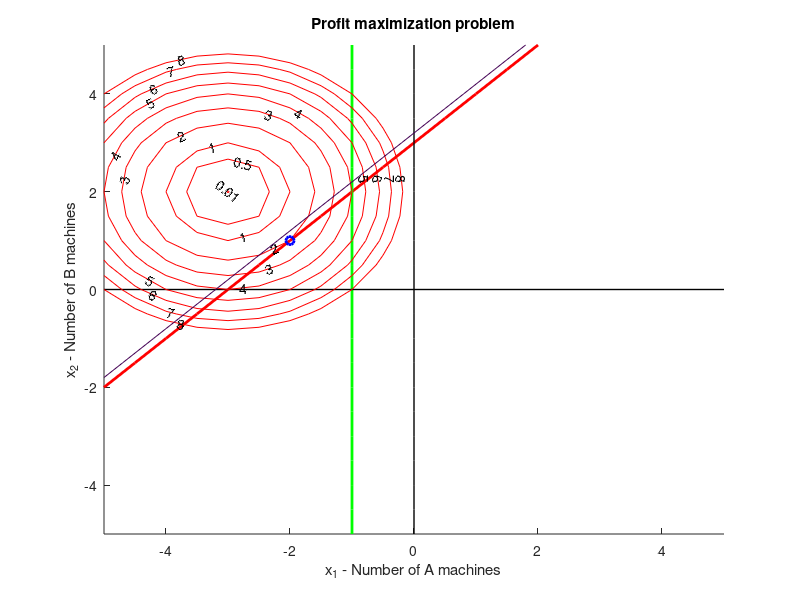

Source code (MATLAB): (Note: this script raises an error after producing the figure.)
%OPTIMIZATION 
%%CA - LECTURE 1 - DETERMINE THE OPTIMUM SOLUTION TO THE PROBLEM USING GRAPHICAL
%METHOD FOR ANY EQUATION
    clear; clc; close all;

%GRID %***CHANGE THIS ACCORDINGLY
    [x1,x2] = meshgrid(-5:0.5:5.0, -5:0.5:5.0);     

% PROBLEM DESCRIPTION %***CHANGE THIS BASED ON PROBLEM

%REMEMBER USE THESE OPERATORS ".*", "./", ".^"  
%CHANGE THIS SECTION
    P = (x1+3).^2+(-x2+2).^2;  %function
    g1 = -x1+x2-3;
    g2 = x1+1;  
    %g3 = ....; 
    %g4 = ....;
    %g5 =...;
    
%DIPLAY X - AXIS
    x_axis=x1;
    y_axis=x2;
    

%GRAPH SET UP
    cla reset  % Initialization statements; these do not need to end by a semicolon
    axis auto  % Minimum and maximum values for axes are determined automatically
               % Limits for x- and y-axes may also be specified with the command
                %axis ([xmin xmax ymin ymax])
    
    
    % Specifies labels for x- and y-axes
    xlabel('x_1 - Number of A machines'), ylabel('x_2 - Number of B machines')          
    title ('Profit maximization problem') % Display a title for the problem
    hold on    % Retains the current plot and axes properties for all subsequent plots

%PLOT CONSTRAIN FUNCTION %***CHANGE THIS (ELIMINATE OR ADD BASED ON
    %CONSTRAIN AND CHANGE POSITION OF THE TEXT
    % Use the "contour" command to plot cost and constraint functions
    cv1 = [0 0];                                       
    const1 = contour(x1,x2,g1,cv1,'r', 'linewidth',2);
    const2 = contour(x1,x2,g2,cv1,'g', 'linewidth',2);  
    %const3 = contour(x1,x2,g3,cv1,'y', 'linewidth',2);
    %const4 = contour(x1,x2,g4,cv1,'b', 'linewidth',2);  
    %const5 = contour(x1,x2,g5,cv1,'v', 'linewidth',2);   
    
%PLOT X AND Y AXIS
    constX1 = contour(x1,x2,x_axis,cv1,'k', 'linewidth',1);
    constX2 = contour(x1,x2,y_axis,cv1,'k', 'linewidth',1);  
    
%COUNTOURS GRAPH FOR FUNCTION
    fv = [0.01,0.5,1, 2,3, 4, 5, 6,7, 8];                %***CHANGE THIS % % Contour levels
    [fs, fh] = contour(x1,x2,P,fv,'r');                 % 'r' specifies red lines for profit function contours
    clabel(fs, fh)                                      % Automatically puts the contour value on the graph

%MANUALLY IMPUT POSITION OF THE OPTIMUL 
    % %***CHANGE THIS - AFTER YOU WORK OUT THE OPTIMUM
    a=-2; %x1
    b=1;  %x2
    
    Optimal_Values=[a b]

%PLOT OPTIMUM    
    plot(a,b,'bo','linewidth',2) ;

% Finally, we plot the constraint functions minus a small number in order
% to indicate the feasible domain clearly on the plot - add shadings
    contour(x1,x2,g1-0.2,cv1,'Color',[.8 .8 .8], 'linewidth',3);  % Plots g1-0.25 in order to indicate feasible space
    contour(x1,x2,g2-0.2,cv1,'Color',[.8 .8 .8], 'linewidth',3);  % Plots g2-0.015 in order to indicate feasible space
    %contour(x1,x2,g3-0.2,cv1,'Color',[.8 .8 .8], 'linewidth',3);  % Plots g3-0.015 in order to indicate feasible space
    %contour(x1,x2,g4-0.2,cv1,'Color',[.8 .8 .8], 'linewidth',3);  % Plots g4-0.2 in order to indicate feasible space
    %contour(x1,x2,g5-0.2,cv1,'Color',[.8 .8 .8], 'linewidth',3);  % Plots g5-0.2 in order to indicate feasible space

%RE-PLOT OPTIMUM
    plot(a,b,'bo','linewidth',2); 

% Add legends to the plot
legend('g_1(x)','g_2(x)','x_1- axis', 'x_2- axis', 'f(x)', 'Optimum','AutoUpdate','off'); 

hold off                             % Indicates end of this plotting sequence
                                     % Subsequent plots will appear in separate windows
%% CA - LECTURE 5 EXAMPLE1 CONVERT TO LINEAR OPTIMISATION LP FORM - FIND x,b,C,A
%Also called STANDARD LINEAR PROBLEM DEFINITION
clc,clear all 

syms x1 x2

%PROBLEM FORMULATION ***Change this 
    %Function
    f=-5*x1+2*x2;   

    %s.t. Subject to the following constrains ***Change this 
    g1=-x1+x2; %g1 <=6
    b1=6;

    g2=x1/2+x2; %g2<=10
    b2=10;

    g3=-(-2*x1+x2); %g3<=20 --> this was changed from -2*x1+x2>=-20 you change sign both ways
    b3=20;

%STEP 1 - ELIMINATE UNRESTRICTED VARIABLE - NOT REQUIRED HERE
    %x3 is free sign == unrestricted variable, introduce 2 more variables x4 x5:
    %x3=x4-x5; %where x4>=0 and x5>=0
    % syms x4 x5
    % f=subs(f,x3,x4-x5); %sub in function f, x3, with x4-x5
    % g1=subs(g1,x3,x4-x5);
    % g2=subs(g2,x3,x4-x5);
    %now all xk>=0;

%STEP 2 introducing surplus variables x6 x7 x8
    syms x6 x7 x8
    %the surplus variable are used to convert inequality to equality constrain
    %***Change this maybe - based on how many g you have
    g1=g1+x6; 
    g2=g2+x7;
    g3=g3+x8;

%STEP 3 convert to matrix form f(x)=c'*x s.t. A*x=b all x>=0
     x=[x1 x2 x6 x7 x8] %***Change this maybe
     b=[b1;b2;b3]       %***Change this maybe
     c=equationsToMatrix(f,x)'
     A1=equationsToMatrix(g1,x);
     A2=equationsToMatrix(g2,x);
     A3=equationsToMatrix(g3,x);

     A=[A1;A2;A3]       %***Change this maybe
     
 %continue with the exel
                                     
%% C(x) MATRIX SOLVER - Find Hessian H(x) and C(x)- non linear
clc, clear all, close all
%Set unknown
syms x1 x2

%Function
    %f=3*(x1)^2+2*(x1)*(x2)+2*(x2)^2+7
    f=(x1-x2)^2 + (x1-2)^2 +7
    
%Differentiations
a=diff(f,x1);  %df_dx1
b=diff(f,x2);  %df_dx2

c=diff(a,x1);   %2f_d2x1
d=diff(b,x2);   %d2f_d2x2

e=diff(a,x2);   %d2f_d2x1x2
f=diff(b,x1);   %d2f_d2x2x1


% Find c(x)
c_x=[a;b];

% Find H(x)
H_x=[c e;f d];

%Display
c_x

H_x

%Eigen Values
lambda=eig(H_x);
Lamb1=lambda(1,1)
Lamb2=lambda(2,1)                                     
                                     %% Gradient and hessian vector
clc, clear all
syms x1 x2 x3 x4

    % cost function
f=2*x1^2+2*x2^2-5*x1*x2;
    % initial values
x1_initial=1;
x2_initial=1;
% x3_initial=
% x4_initial=
initial_point=[x1_initial; x2_initial];
    % vector direction
%d=[0.1; -0.1]
   % target point 
x1_new=1.2;
x2_new=0.8;
new_point=[x1_new; x2_new]
d=new_point-initial_point
dT=transpose(d)
   
cT=gradient(f) % defined as array (1xn) = already transposed
cT_initial=vpa(subs(cT,[x1,x2],[x1_initial x2_initial]))%substitute from symbolic to numeric
H=hessian(f)
H_initial=subs(H,[x1,x2],[x1_initial x2_initial]) %substitute from symbolic to numeric
%eigen_values=eig(H_initial)
%if the eigen values have different signs A is indefinite, the gradient of the quadratic
%function gradF=A*x or H = A;
%if both are positive -> H(xp)=0 ; xp=local minimum
%if both are negative -> xp= local maximum
%if H(x) does not depend on variables -> constant -> global minimum/maximum
f_initial=subs(f,[x1,x2],[x1_initial, x2_initial]);
taylor_approx=f_initial+dot(cT_initial,d)+0.5*(dT*H_initial)*d;
f_approx=vpa(taylor_approx) %convert a fraction into number
f_exact=vpa(subs(f,[x1,x2],[x1_new, x2_new]))
error=(abs(subs(f,[x1,x2],[x1_new,x2_new])-taylor_approx)/subs(f,[x1,x2],[x1_new,x2_new]))
%% Lagrangian with inequality constrains exercise 6.67
clear, clc, close all
syms u1 u2 v s1 s2 x1 x2 x3 x4 x5 x6

    %objective function
    f=(x1+1)^2+(-x2+1)^2;
%     %inequality constrain function
    g1=x1+0.5*x2-2;
    g2=1-x1;

% definition of lagragian ec. L=f+v*h+u*(g+s^2)
 L=f+u1*(g1+s1^2)+u2*(g2+s2^2);
 %this expression prints out what to put in the Lagragian iteration solver
 %function. 
 % REMEMBER TO CHANGE x1...xN to x(1)...x(n)
subs(gradient(L, [x1, x2, u1, u2, s1, s2]),[x1, x2, u1, u2, s1, s2],[x1 x2 x3 x4 x5 x6])
%% example 10.2
clc, clear, close all 
syms x1 x2 alpha
f=3*x1^2+2*x1*x2+2*x2^2+7;
c=gradient(f,[x1 x2]);
c_initial=subs(c,[x1 x2],[1 2]);
d=[-1,-1];
necessary_condition=dot(c_initial,d);
%its negative, meaning its a decreasing direction
f_x=subs(f,[x1 x2],[1 2]);
x_initial=[1 2];
x_k1=x_initial+alpha*d;
f_k1=expand(subs(f,[x1 x2],[x_k1(1) x_k1(2)])); %line search f(alpha)
step_size=solve(diff(f_k1,alpha),alpha);
x_k1=subs(x_k1,alpha,step_size)

%% example 10.4
clc, clear all
syms x1 x2 alpha
f=x1^2+x2^2-2*x1*x2;
x_initial=[1 0];
k=0;
epsilon=0.0001;
c=gradient(f,[x1 x2]);
c_k=subs(c,[x1 x2],[x_initial(1:2)]);
%lenght of the gradient = norm 
%chec
if norm(c_k)>epsilon
disp('continue');
d=-c_k;
x_k1=x_initial+alpha*d';
%update f(alpha)
f_k1=expand(subs(f,[x1 x2],x_k1(1:2)));
step_size=solve(diff(f_k1,alpha),alpha);
diff(diff(f_k1)); %curvature check >0
else    disp('stop');
end
x_k1=subs(x_k1,alpha,step_size);
c_k1=subs(c,[x1 x2],x_k1(1:2));
d_k1=-c_k1

%% 10.4
clc, clear all, close all
syms x1 x2 x3
f=x1^2+2*x2^2+2*x3^2+2*x1*x2+2*x2*x3;
c=gradient(f,[x1 x2 x3]);
c_x0=subs(c,[x1 x2 x3],[1 2 3]);
d=[-3 10 -12];
nec_condition=dot(c_x0,d);
%% 10.22
clc, clear all, close all
syms x1 x2 x3 alpha
f=(x1-2)^2+(x2-1)^2;
x0=[4 4];
d=[-4 -6];
x_k1=x0+alpha*d;
f_alpha=expand(subs(f,[x1 x2],[x_k1]));
f_grad_alpha=gradient(f_alpha);
alpha_opt=solve(f_grad_alpha,alpha);
x_k1=subs(x_k1,alpha,alpha_opt)
f_x0=subs(f,[x1 x2],x0)
f_xk1=subs(f,[x1 x2],x_k1)


%% 10.32
%Using equal interval search increase alpha by d=0.05 until the function
%doesnt increase any more
clc, clear all, close all
syms x1 x2 x3 alpha
f_alpha=52*alpha^2 - 52*alpha + 13; %saved in function exercise10_32
d=0.05;
alpha0=0;
f_alpha_k0=subs(f_alpha,alpha,alpha0);
alpha_k1=alpha0+d;
i=1;
%f_alpha_k1=exercise10_32(alpha)
f_alpha_k1=subs(f_alpha,alpha,alpha_k1);
while f_alpha_k0>f_alpha_k1
f_alpha_k0=f_alpha_k1;
alpha_k1=alpha_k1+d;
f_alpha_k1=subs(f_alpha,alpha,alpha_k1);
i=i+1;
end
lower_bound=f_alpha_k0;
upper_bound=f_alpha_k1;
lower_alpha=alpha_k1-2*d
upper_alpha=alpha_k1
i
%% 10.42 golden section method
clc, clear all, close all
syms x1 x2 x3 alpha
%f_alpha_ex=52*alpha^2 - 52*alpha + 13; %saved in function exercise10_32
d=0.05;
alpha0=0;
epsilonGS = 0.001; % Convergence criteria in golden section (GS) search
nMaxGSIter = 100;  % Maximum number of iterations to use in golden section search
% with an arrow in next line we can run everythin untill then
% that allows us to step in and check how the loops updates in the Golden
% section function
% in the lin 77 defines the interval with a__u and u_l, placing the mouse
% over those we can check the values
[alpha, f_alpha] = GoldenSection(@exercise10_32, d, epsilonGS, nMaxGSIter)

%% 10.52 steepest method    di=-ci
clc, clear all, close all 
format short g
syms x1 x2 alpha
f_x=(x1-x2)^2+(x1-2)^2+7;
x0=[-1 1];
c=gradient(f_x,[x1 x2]);
c0=subs(c,[x1 x2],[x0]);
check0=norm(c0); % STOP SEARCHING CRITERIA: since its not zero (>epsilon), the vectors length >0; then x0 its not minimum point
%steepest means going perpendicular to the slope
%remember that two vectors with oposite signs are perpendicular¿?¿?¿?¿?
d0=-c0;
xk1=x0+alpha*d0';
f_alpha=expand(subs(f_x,[x1 x2],xk1));
%optimal alpha
alpha_opt=solve(diff(f_alpha,alpha));
epsilon=0.001;
d=0.05;
[alpha_0,f_alpha_0]=GoldenSection(@exercise10_52,d,epsilon,1000);
alpha_0=round(alpha_0*10^2)/10^2;
xk1=subs(xk1,alpha,alpha_0);
c1=subs(c,[x1 x2],[xk1]);
check1=norm(c1); % continue until norm(c)=0 or <epsilon

d1=-c1;
xk2=xk1+alpha*d1';
f_alpha2=expand(subs(f_x,[x1 x2],xk2))
alpha_opt1=solve(diff(f_alpha2,alpha));
xk2=subs(xk2,alpha,alpha_opt1);
f_xk2=subs(f_x,[x1 x2],xk2);

%% example 10.6 of conjugate method lecture 4
clc
syms x1 x2 x3 alpha
f=x1^2+2*x2^2+2*x3^2+2*x1*x2+2*x2*x3;
x0=[2 4 10];
    % first step C(x0) same as steepest
c=gradient(f,[x1 x2 x3]);
c0=subs(c,[x1 x2 x3],[x0]);
% check lenght of c is greater than epsilon for notstopping criteria
l_c0=norm(c0); % 63.6>epsilon, dont stop the music
d0=-c0'; %remember to convert from vector to array
xk1=x0+alpha*d0;
f_alpha=subs(f,[x1 x2 x3],xk1);
alpha0=solve(diff(f_alpha),alpha);
xk1=double(subs(xk1,alpha,alpha0));
    % second step gradient and cost at xk1
c1=double(subs(c,[x1 x2 x3],xk1));
f1=double(subs(f,[x1 x2 x3], xk1));
l_c1=norm(c1); %check its greater than epsilon, otherwise stop
beta1=double((norm(c1)/norm(c0))^2);
d1=double(-c1'+beta1*d0);%remember to transpose c from vector to array
xk2=xk1+alpha*d1;
alpha1=double(solve(diff(subs(f,[x1 x2 x3],xk2))));
xk2=double(subs(xk2,alpha,alpha1));
f2=double(subs(f,[x1 x2 x3],xk2));
    %third step, next iteration
c2=double(subs(c,[x1 x2 x3],xk2));
l_c2=norm(c2);% 


%% 10.68 conjugate method exercise lecture 4   
% d(k)=-c(k)+b(k)*d(k-1) where b=beta= ( norm(c(k)) / norm(c(k-1)) )^2
clc
syms x1 x2 
f=x1^2+2*x2^2-4*x1-2*x1*x2;
x0=[1 1];
% complete two iterations

    % first step C(x0) same as steepest
c=gradient(f,[x1 x2]);
c0=subs(c,[x1 x2],[x0]);
% check lenght of c is greater than epsilon for notstopping criteria
l_c0=norm(c0); % 63.6>epsilon, dont stop the music
d0=-c0'; %remember to convert from vector to array
xk1=x0+alpha*d0;
f_alpha=subs(f,[x1 x2],xk1);
alpha0=solve(diff(f_alpha),alpha);
xk1=double(subs(xk1,alpha,alpha0));
 % second step gradient and cost at xk1
c1=double(subs(c,[x1 x2],xk1));
f1=double(subs(f,[x1 x2], xk1));
l_c1=norm(c1); %check its greater than epsilon, otherwise stop
beta1=double((norm(c1)/norm(c0))^2);
d1=double(-c1'+beta1*d0);%remember to transpose c from vector to array
xk2=xk1+alpha*d1;
alpha1=double(solve(diff(subs(f,[x1 x2],xk2))));
xk2=double(subs(xk2,alpha,alpha1));
f2=double(subs(f,[x1 x2],xk2));
    %third step, next iteration
c2=double(subs(c,[x1 x2],xk2));
l_c2=norm(c2);
%% example 11.6 modified newtons method
clc, syms x1 x2 alpha
f=3*x1^2+2*x1*x2+2*x2^2+7; x0=[5 10]; epsilon=0.0001;
 %step 1 just defining x0
    x0;
 %step 2 c0
 c=gradient(f,[x1 x2]);
 c0=double(subs(c,[x1 x2],x0));
 l_c0=norm(c0)>epsilon;
 %step 3 H
 H=hessian(f,[x1 x2]);
 eigen=(eig(H)>=0);
 %step 4 d
 d0=-H^(-1)*c0;
%step 5 alpha
 xk1=x0+alpha*d0'; %remember to transpose d'
 f_alpha=subs(f,[x1 x2],xk1);
 alpha0=solve(diff(f_alpha));
 xk1=subs(xk1,alpha,alpha0);
 c1=subs(c,[x1 x2],xk1);
 l_c1=(norm(c1)>epsilon);

 %% 11.10 MODIFIED NEWTONS
 % complete one iteration
 clc, syms x1 x2 alpha
 f=(x1-x2)^2+(x1-2)^2 + 7; 
 %step one its just setting:
 x0=[-1 1]; k=0; epsilon=0.001;
 %step two c0
 c=gradient(f,[x1 x2]);
 c0=double(subs(c,[x1 x2],x0));
 l_c0=norm(c0)>epsilon;
 %step three H
 H=hessian(f,[x1 x2]);
 eigen=eig(H)>=0;
 %step four H^-1, d0 and descent condition
 H_inv=H^-1;
 d0=-H^-1*c0;
 descent_check=0>dot(c0,d0);
%step five xk1
xk1=x0+alpha*d0'; %remember to transpose d
f_alpha=subs(f,[x1 x2],xk1);
alpha0=solve(diff(f_alpha));
xk1=subs(xk1,alpha,alpha0);
%step six = step two k=k+1
c1=double(subs(c,[x1 x2],xk1));
l_c1=norm(c1)>0; %norm is 0 means we converged
xk1
%% 11.22 two iterations of DFP METHOD
clc, syms x1 x2 alpha
f=x1^2+2*x2^2-4*x1-2*x1*x2; 
%step 1 k=0
x0=[1 1]; epsilon=0.001;
A0=eye(2,2);
c=gradient(f,[x1 x2]);
c0=double(subs(c,[x1 x2],x0));
%step 2 convergency check
l_c=norm(c0)>epsilon;
%step 3 d0
d0=-A0*c0;
%step 4 alpha0
xk1=x0+alpha*d0';%remember to transpose d
f_alpha=subs(f,[x1 x2],xk1);
alpha0=solve(diff(f_alpha));
%step 5 xk1
xk1=subs(xk1,alpha,alpha0);
%step 6 c1 s0 y0 z0 correctional matrices (B0 C0) --- A1
c1=subs(c,[x1 x2],xk1);
s0=alpha0*d0; %change in design
y0=c1-c0;  %change in gradient
z0=A0*y0; %the gradient of the next point
B0=(s0*s0')/(dot(s0,y0)); %Correctional matrix
C0=double((-z0*z0')/dot(y0,z0)); %Correctional matrix
A1=double(A0+B0+C0);
    %step 7 == 1.1 k=k+1
c1=subs(c,[x1 x2],xk1);
    %step 8 == 2.1
l_c1=double(norm(c1))>epsilon;
    %step 9 == 3.1
d1=-A1*c1;
    %step 10 ==  4.1
xk2=xk1+alpha*d1';
f_alpha=subs(f,[x1 x2],xk2);
alpha1=solve(diff(f_alpha));
    %step 11 == 5.1
xk2=subs(xk2,alpha,alpha1);
    %step 12 == 6.1
c2=subs(c,[x1 x2],xk2);
s1=alpha1*d1;
y1=c2-c1;
z1=A1*y1;

B1=(s1*s1')/dot(s1,y1);
C1=(-z1*z1')/dot(y1,z1);

A2=A1+B1+C1;

%% OPTIMIZATION SECOND PART HENRIK
%% LECTURE 5 EXAMPLE1 CONVERT TO LINEAR OPTIMISATION LP FORM
clc, syms x1 x2 x3
f=5*x1+4*x2-x3;
%s.t.
g1=x1+2*x2-x3; %g1 >=1
b1=1;

g2=2*x1+x2+x3; %g2>=4
b2=4;

%x1>=0 ; x2>=0; 

    %STEP 1 eliminating unrestricted variables
%x3 is free sign == unrestricted variable, introduce 2 more variables x4 x5:
%x3=x4-x5; %where x4>=0 and x5>=0
syms x4 x5
f=subs(f,x3,x4-x5); %sub in function f, x3, with x4-x5
g1=subs(g1,x3,x4-x5);
g2=subs(g2,x3,x4-x5);
%now all xk>=0;

    %STEP 2 introducing surplus variables x6 x7
syms x6 x7
%the surplus variable are used to convert inequality to equality constrain
%positive if g1<=1 ; but negative since >=1
g1=g1-x6;
%positive if g2<=4 ; but negative since >=4
g2=g2-x7;
% all xk>=0;

    %STEP 3 convert to matrix form f(x)=c'*x s.t. A*x=b all x>=0
 x=[x1 x2 x4 x5 x6 x7]
 b=[b1;b2]
 c=equationsToMatrix(f,x)'
 A1=equationsToMatrix(g1,x);
 A2=equationsToMatrix(g2,x);
 
 A=[A1;A2]
 
 %% LECTURE 5 EXAMPLE 2: Simplex method
 clc, clear all
 
 syms x1 x2
 
 f_x=2*x1-x2; %CHANGE THIS
 
 g1=-x1+2*x2; %<=10 %CHANGE THIS
 g2=3*x1+2*x2; %<=18 %CHANGE THIS
 
 b1=10; %CHANGE THIS
 b2=18; %CHANGE THIS
 
 %STEP 1 eliminating unrestricted variables
 %We don't have it
 % x1 and x2 >=0
    %STEP 2 SURPLUS VARIABLES X3 X4 for inequality constrain
syms x3 x4 
g1=g1+x3; %CHANGE THE SIGN OF THIS IF G1<= IS + , IF G1>= THEN -
g2=g2+x4; %CHANGE THE SIGN OF THIS IF G2<= IS + , IF G2>= THEN -
%all x >=0
x=[x1 x2 x3 x4]; %CHANGE IF YOU HAVE OTHER VARIABLES
c=equationsToMatrix(f_x,x)
A1=equationsToMatrix(g1,x); % A*x=b
A2=equationsToMatrix(g2,x);


    %tableau
    syms cf BV1 BV2 b
tab0=[x1 x2 x3 x4 b];
tab1=[A1,b1];
tab2=[A2,b2];
tab3=[c,cf];
tab=[tab0;tab1;tab2;tab3] 

%NOW COPY AND PASTE TO EXCEL

%Paste , paste option, text import wizard, fixed width
%clean up table with find and replace , [ ] for nothing
%% LECTURE 5 EXERCISE 8.4 LINEAR OPTIMISATION FORM
clc, syms x1 x2
f=2*x1-3*x2;
g1=x1+x2; %inequality <=1
b1=1;
g2=-2*x1+x2; %inequality >=2
b2=2;
 %step 1 unrestricted variables - none
 %step 2 inequality to equality
 syms x3 x4 b
g1=g1+x3;
g2=g2-x4;
%all x>=0

    %step 3 equation to matrix
x=[x1 x2 x3 x4];
c=equationsToMatrix(f,x);
A1=equationsToMatrix(g1,x); % A*x=b
A2=equationsToMatrix(g2,x);
    %tableau
    syms cf
tab0=[x1 x2 x3 x4 b];
tab1=[A1,b1];
tab2=[A2,b2];
tab3=[c,cf];
tab=[tab0;tab1;tab2;tab3];
%% LECTURE 5 EXERCISE 8.38 LINEAR OPTIMISATION PROBLEM FORM + MINIMUM POINT
clc, syms x1 x2
f=-x1+x2;
g1=2*x1+x2;% ≤ 4
b1=4;
g2=-x1-2*x2;% ≥ −4
b2=-4;
% x1 x2>=0;
    %STEP 1 check minimizing sign & unrestricted values: none
    %STEP 2 inequality to equality
        % IMPORTANT if >= then -x
        % if =-b change sign of g after adding surplus value
                    %and change sign of b
syms x3 x4
if b1>0 g1=g1+x3;
else, g1=-(g1+x3); b1=-b1;
end

if b2>0 g2=g2-x4; %SINCE g2>=b2 -X4
else, g2=-(g2-x4); b2=-b2;
end
g1;
g2;
    %STEP 3 equation2matrix
x=[x1 x2 x3 x4];
c=equationsToMatrix(f,x);
A1=equationsToMatrix(g1,x); % A*x=b
A2=equationsToMatrix(g2,x);
    %tableau
syms cf
tab0=[x1 x2 x3 x4 b];
tab1=[A1,b1];
tab2=[A2,b2];
tab3=[c,cf];
tab=[tab0;tab1;tab2;tab3];

%% LECTURE 5 LINEAR OPTIMISATION PROBLEM (LP) FORM AND MINIMIZE
clc, syms x1 x2
%maximize
f = x1 + x2;
g1=4*x1 + 3*x2; %≤ 
b1=9;
g2=x1 + 2*x2;% ≤ 
b2=6;
g3=2*x1 + x2;% ≤ 
b3=6;
%x1 ≥ 0
%x2 ≥ 0
%STEP 1 check minimize sign & unrestricted values: none 
f=-f;
%STEP 2 inequality to equality
        % IMPORTANT if >= then -x
        % if =-b change sign of g after adding surplus value
                    %and change sign of b
syms x3 x4 x5
if b1>0 g1=g1+x3;
else, g1=-(g1+x3); b1=-b1;
end

if b2>0 g2=g2+x4;
else, g2=-(g2+x4); b2=-b2;
end

if b3>0 g3=g3+x5;
else, g3=-(g3+x5); b3=-b3;
end
g1;
g2;
g3;
    %STEP 3 equation2matrix
x=[x1 x2 x3 x4 x5];
c=equationsToMatrix(f,x);
A1=equationsToMatrix(g1,x); % A*x=b
A2=equationsToMatrix(g2,x);
A3=equationsToMatrix(g3,x);

    %tableau
syms cf

tab0=[x1 x2 x3 x4 x5 b];
tab1=[A1,b1];
tab2=[A2,b2];
tab3=[A3,b3];
tab4=[c,cf];
tab=[tab0;tab1;tab2;tab3;tab4]

%% LECTURE6 EXAMPLE 1
clc, syms x1 x2 
f=(x1-1)^2+(x2-1)^2;
g1=x1+x2-4; %<=
g2=2-x1; %<=0;
 % STEP 1 lagrangian L=f+v*h+u*g
 syms u1 u2
 L=f+u1*g1+u2*g2;

 % STEP 2 GRADIENT CONDITION
 grad_L=gradient(L,[x1 x2]);

 % STEP 3 feasibility check
 H_f=hessian(L,[x1 x2]); % without L.M.
 %since ¿?¿? positive - isolated minimum point
 
%% Langrangian iteration solver 
clc, clear, close all
x0=[1 1 1 1 1 1];
MyOptions=optimset('MaxFunEvals', 1000)
x=fsolve(@KKKSystem,x0,MyOptions)
function c=KKKSystem(x)
c(1)=2*(x(1)-1)+x(3)-x(4);
c(2)=2*(x(2)-1)+x(3);
c(3)=x(1)+x(2)-4+x(5)^2;
c(4)=2-x(1)+x(6)^2;
c(5)=2*x(3)*x(5);
c(6)=2*x(4)*x(6);
end
%%
function f=exercise10_32(alpha)
f=52*alpha^2 - 52*alpha + 13;
end
%%
function f=exercise10_52(alpha)
f=40*alpha^2 - 20*alpha - 3;
end
